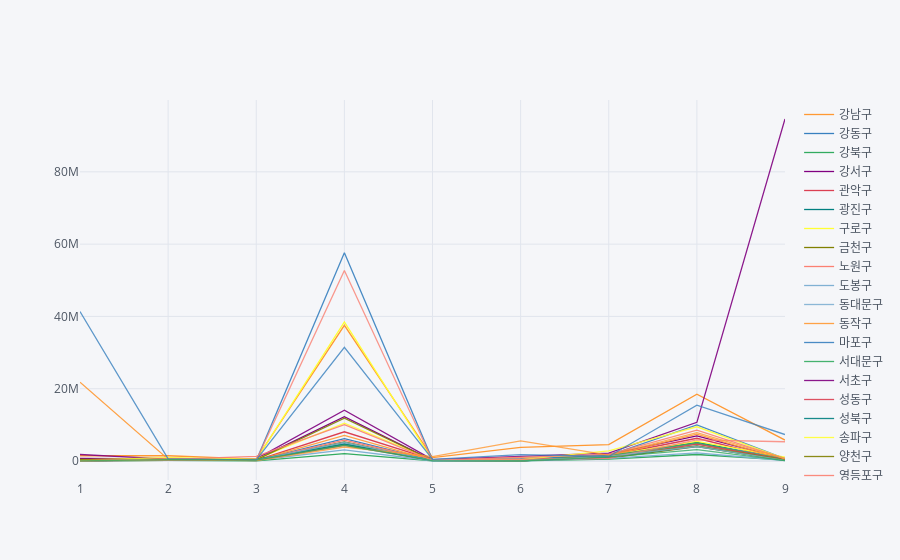

The notebook cell this image was saved under:
### Code cell
# x축 : 각 업종 별 코드
# 1:'관광',2:'취미',3:'생활',4:'쇼핑',5:'교육',6:'차량',7:'의료',8:'음식',9:'기타'
# y축 : 업종 코드 별 각 구의 매출 발생 건수

card_gu_pivot1.iplot(kind='line')

### Figure 1 — Plotly figure (JSON) as saved in the notebook; plotly's stock layout.template omitted (floating-point values rounded to 4 significant figures)
{"data": [{"line": {"color": "rgba(255, 153, 51, 1.0)", "dash": "solid", "shape": "linear", "width": 1.3}, "mode": "lines", "name": "강남구", "text": "", "type": "scatter", "x": ["1", "2", "3", "4", "5", "6", "7", "8", "9"], "y": [1464470, 1457961, 532682, 37547905, 935201, 3769920, 4521334, 18473343, 5800001]}, {"line": {"color": "rgba(55, 128, 191, 1.0)", "dash": "solid", "shape": "linear", "width": 1.3}, "mode": "lines", "name": "강동구", "text": "", "type": "scatter", "x": ["1", "2", "3", "4", "5", "6", "7", "8", "9"], "y": [31693, 582724, 185876, 6208346, 162045, 125322, 1684308, 5203573, 406762]}, {"line": {"color": "rgba(50, 171, 96, 1.0)", "dash": "solid", "shape": "linear", "width": 1.3}, "mode": "lines", "name": "강북구", "text": "", "type": "scatter", "x": ["1", "2", "3", "4", "5", "6", "7", "8", "9"], "y": [14242, 208367, 42653, 2027223, 32362, 25817, 529838, 1807479, 232737]}, {"line": {"color": "rgba(128, 0, 128, 1.0)", "dash": "solid", "shape": "linear", "width": 1.3}, "mode": "lines", "name": "강서구", "text": "", "type": "scatter", "x": ["1", "2", "3", "4", "5", "6", "7", "8", "9"], "y": [758711, 640083, 449746, 12245286, 181529, 273440, 1820369, 6976096, 593793]}, {"line": {"color": "rgba(219, 64, 82, 1.0)", "dash": "solid", "shape": "linear", "width": 1.3}, "mode": "lines", "name": "관악구", "text": "", "type": "scatter", "x": ["1", "2", "3", "4", "5", "6", "7", "8", "9"], "y": [39022, 806491, 208474, 8090786, 372653, 39675, 1525855, 6291168, 244148]}, {"line": {"color": "rgba(0, 128, 128, 1.0)", "dash": "solid", "shape": "linear", "width": 1.3}, "mode": "lines", "name": "광진구", "text": "", "type": "scatter", "x": ["1", "2", "3", "4", "5", "6", "7", "8", "9"], "y": [195771, 585194, 336041, 5134596, 132603, 80447, 1306960, 5211558, 326114]}, {"line": {"color": "rgba(255, 255, 51, 1.0)", "dash": "solid", "shape": "linear", "width": 1.3}, "mode": "lines", "name": "구로구", "text": "", "type": "scatter", "x": ["1", "2", "3", "4", "5", "6", "7", "8", "9"], "y": [52528, 440882, 426418, 38498146, 243341, 941573, 1588344, 5410284, 1065236]}, {"line": {"color": "rgba(128, 128, 0, 1.0)", "dash": "solid", "shape": "linear", "width": 1.3}, "mode": "lines", "name": "금천구", "text": "", "type": "scatter", "x": ["1", "2", "3", "4", "5", "6", "7", "8", "9"], "y": [25991, 282048, 334972, 5284084, 115976, 147640, 824059, 3985826, 186875]}, {"line": {"color": "rgba(251, 128, 114, 1.0)", "dash": "solid", "shape": "linear", "width": 1.3}, "mode": "lines", "name": "노원구", "text": "", "type": "scatter", "x": ["1", "2", "3", "4", "5", "6", "7", "8", "9"], "y": [16947, 613687, 207664, 5768857, 218454, 54096, 1569239, 4748921, 330396]}, {"line": {"color": "rgba(128, 177, 211, 1.0)", "dash": "solid", "shape": "linear", "width": 1.3}, "mode": "lines", "name": "도봉구", "text": "", "type": "scatter", "x": ["1", "2", "3", "4", "5", "6", "7", "8", "9"], "y": [6998, 268117, 209620, 3057588, 77068, 46585, 732179, 2259867, 145035]}, {"line": {"color": "rgba(128, 177, 211, 0.8999999999999999)", "dash": "solid", "shape": "linear", "width": 1.3}, "mode": "lines", "name": "동대문구", "text": "", "type": "scatter", "x": ["1", "2", "3", "4", "5", "6", "7", "8", "9"], "y": [24088, 464924, 236899, 4851054, 166824, 84570, 1322194, 4714848, 721858]}, {"line": {"color": "rgba(255, 153, 51, 0.8999999999999999)", "dash": "solid", "shape": "linear", "width": 1.3}, "mode": "lines", "name": "동작구", "text": "", "type": "scatter", "x": ["1", "2", "3", "4", "5", "6", "7", "8", "9"], "y": [21795889, 516855, 173078, 7088511, 154727, 102436, 1340610, 7448339, 217245]}, {"line": {"color": "rgba(55, 128, 191, 0.8999999999999999)", "dash": "solid", "shape": "linear", "width": 1.3}, "mode": "lines", "name": "마포구", "text": "", "type": "scatter", "x": ["1", "2", "3", "4", "5", "6", "7", "8", "9"], "y": [37094, 678119, 153499, 57626517, 323986, 632548, 1586739, 9981676, 640977]}, {"line": {"color": "rgba(50, 171, 96, 0.8999999999999999)", "dash": "solid", "shape": "linear", "width": 1.3}, "mode": "lines", "name": "서대문구", "text": "", "type": "scatter", "x": ["1", "2", "3", "4", "5", "6", "7", "8", "9"], "y": [27093, 470540, 217278, 4606227, 215497, 167997, 1520576, 4971158, 502531]}, {"line": {"color": "rgba(128, 0, 128, 0.8999999999999999)", "dash": "solid", "shape": "linear", "width": 1.3}, "mode": "lines", "name": "서초구", "text": "", "type": "scatter", "x": ["1", "2", "3", "4", "5", "6", "7", "8", "9"], "y": [1804893, 543807, 608341, 14066706, 385831, 1305018, 2169884, 10706479, 94613544]}, {"line": {"color": "rgba(219, 64, 82, 0.8999999999999999)", "dash": "solid", "shape": "linear", "width": 1.3}, "mode": "lines", "name": "성동구", "text": "", "type": "scatter", "x": ["1", "2", "3", "4", "5", "6", "7", "8", "9"], "y": [15915, 306915, 280674, 4319787, 152855, 375945, 926079, 4664436, 345636]}, {"line": {"color": "rgba(0, 128, 128, 0.8999999999999999)", "dash": "solid", "shape": "linear", "width": 1.3}, "mode": "lines", "name": "성북구", "text": "", "type": "scatter", "x": ["1", "2", "3", "4", "5", "6", "7", "8", "9"], "y": [15007, 412620, 446672, 4648477, 216798, 48607, 1154995, 4088921, 182163]}, {"line": {"color": "rgba(255, 255, 51, 0.8999999999999999)", "dash": "solid", "shape": "linear", "width": 1.3}, "mode": "lines", "name": "송파구", "text": "", "type": "scatter", "x": ["1", "2", "3", "4", "5", "6", "7", "8", "9"], "y": [315206, 931103, 520674, 10471387, 298116, 361358, 2816508, 9477096, 631635]}, {"line": {"color": "rgba(128, 128, 0, 0.8999999999999999)", "dash": "solid", "shape": "linear", "width": 1.3}, "mode": "lines", "name": "양천구", "text": "", "type": "scatter", "x": ["1", "2", "3", "4", "5", "6", "7", "8", "9"], "y": [452073, 449532, 337248, 11831269, 199316, 75947, 1340486, 4190947, 283882]}, {"line": {"color": "rgba(251, 128, 114, 0.8999999999999999)", "dash": "solid", "shape": "linear", "width": 1.3}, "mode": "lines", "name": "영등포구", "text": "", "type": "scatter", "x": ["1", "2", "3", "4", "5", "6", "7", "8", "9"], "y": [92953, 475430, 1270496, 10038008, 218431, 1078345, 1842155, 8517904, 629740]}, {"line": {"color": "rgba(251, 128, 114, 0.7999999999999998)", "dash": "solid", "shape": "linear", "width": 1.3}, "mode": "lines", "name": "용산구", "text": "", "type": "scatter", "x": ["1", "2", "3", "4", "5", "6", "7", "8", "9"], "y": [43429, 530929, 175485, 52703563, 167034, 408167, 773614, 5870548, 5333267]}, {"line": {"color": "rgba(128, 177, 211, 0.7999999999999998)", "dash": "solid", "shape": "linear", "width": 1.3}, "mode": "lines", "name": "은평구", "text": "", "type": "scatter", "x": ["1", "2", "3", "4", "5", "6", "7", "8", "9"], "y": [24640, 409894, 256011, 5222978, 140102, 45555, 1341004, 4017636, 203184]}, {"line": {"color": "rgba(255, 153, 51, 0.7999999999999998)", "dash": "solid", "shape": "linear", "width": 1.3}, "mode": "lines", "name": "종로구", "text": "", "type": "scatter", "x": ["1", "2", "3", "4", "5", "6", "7", "8", "9"], "y": [79718, 404846, 88627, 3874081, 1192677, 5571594, 1627348, 7848965, 654306]}, {"line": {"color": "rgba(55, 128, 191, 0.7999999999999998)", "dash": "solid", "shape": "linear", "width": 1.3}, "mode": "lines", "name": "중구", "text": "", "type": "scatter", "x": ["1", "2", "3", "4", "5", "6", "7", "8", "9"], "y": [41345994, 612916, 312069, 31453594, 434807, 1757403, 1260992, 15437742, 7320421]}, {"line": {"color": "rgba(50, 171, 96, 0.7999999999999998)", "dash": "solid", "shape": "linear", "width": 1.3}, "mode": "lines", "name": "중랑구", "text": "", "type": "scatter", "x": ["1", "2", "3", "4", "5", "6", "7", "8", "9"], "y": [23164, 400150, 258355, 4354291, 90530, 44547, 1089355, 3129882, 136268]}], "layout": {"legend": {"bgcolor": "#F5F6F9", "font": {"color": "#4D5663"}}, "paper_bgcolor": "#F5F6F9", "plot_bgcolor": "#F5F6F9", "title": {"font": {"color": "#4D5663"}}, "xaxis": {"gridcolor": "#E1E5ED", "showgrid": true, "tickfont": {"color": "#4D5663"}, "title": {"font": {"color": "#4D5663"}, "text": ""}, "zerolinecolor": "#E1E5ED"}, "yaxis": {"gridcolor": "#E1E5ED", "showgrid": true, "tickfont": {"color": "#4D5663"}, "title": {"font": {"color": "#4D5663"}, "text": ""}, "zerolinecolor": "#E1E5ED"}}}
